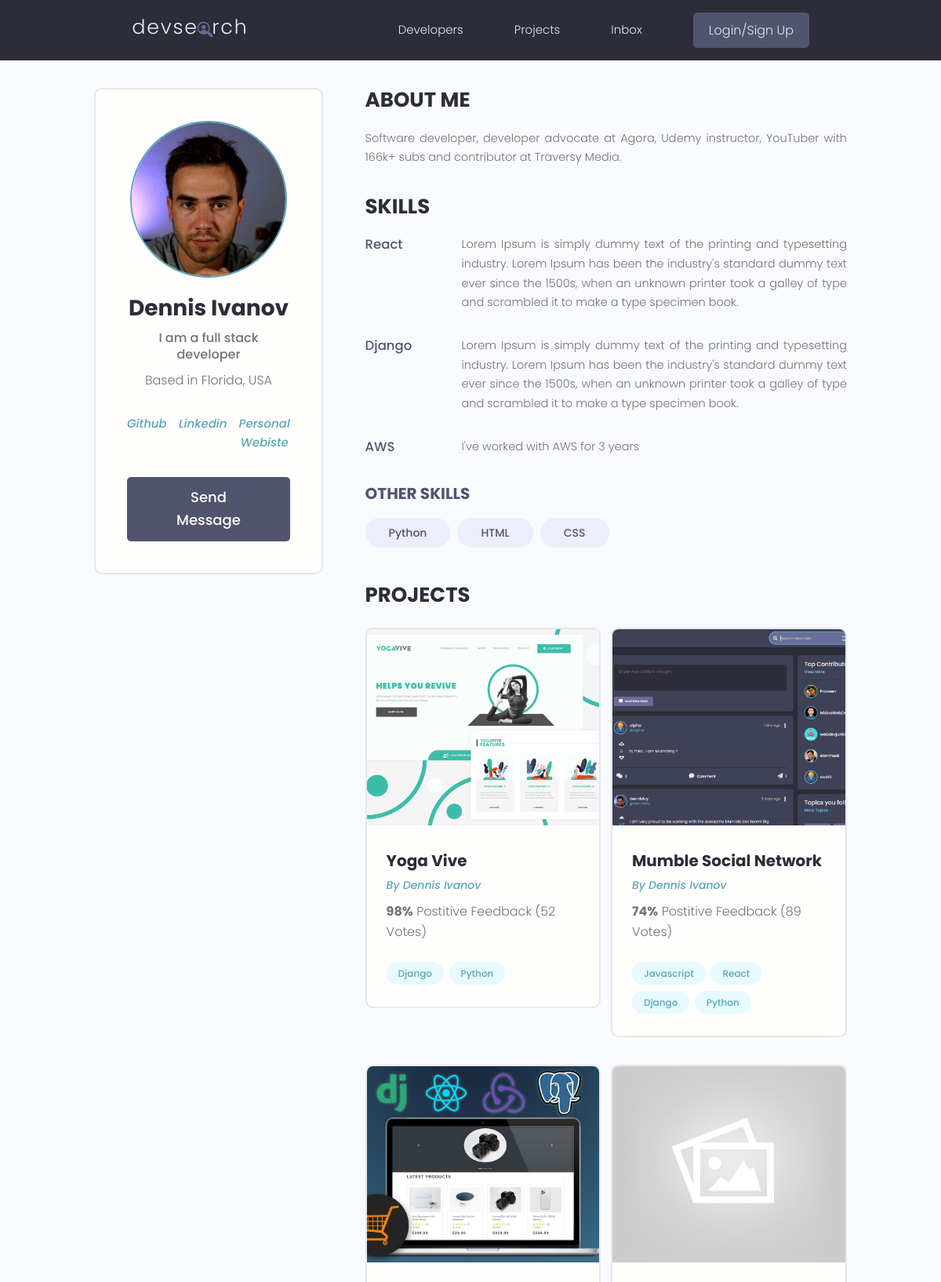
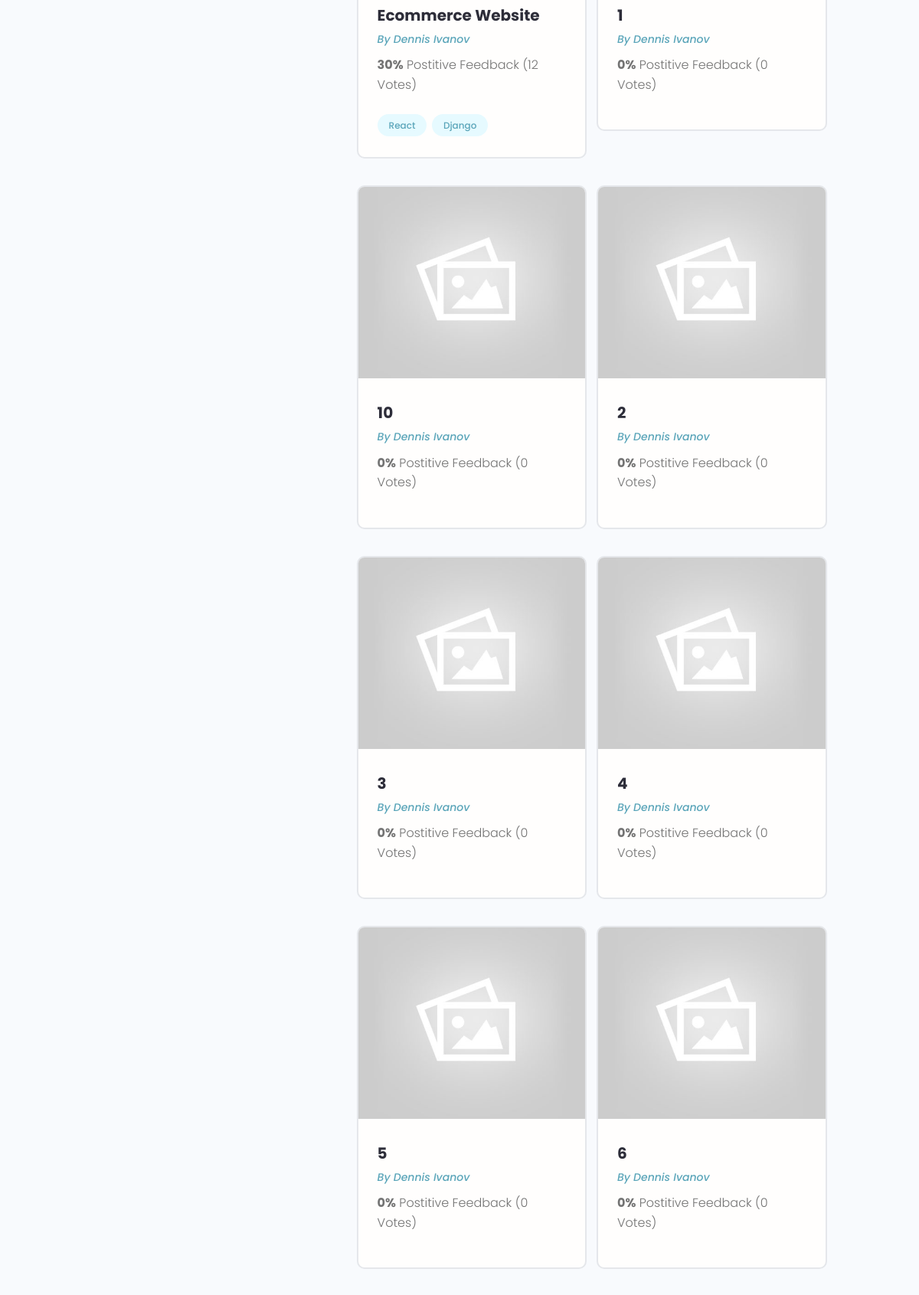
The app's page /profile/e61ba265-0bb4-4461-b2b1-b1befdbc357e/ (upper part) with its own data (2 pictures, top to bottom).
### users/models.py (models this page shows, shortened)
class Profile(models.Model):
    user = models.OneToOneField(User, on_delete=models.CASCADE, null=True, blank=True)
    name = models.CharField(max_length=200, blank=True, null=True)
    email = models.EmailField(max_length=500, blank=True, null=True)
    username = models.CharField(max_length=200, blank=True, null=True)
    location = models.CharField(max_length=200, blank=True, null=True)
    short_intro = models.CharField(max_length=200, blank=True, null=True)
    bio = models.TextField(blank=True, null=True)
    profile_image = models.ImageField(null=True, blank=True, upload_to='profiles/', default="profiles/user-default.png") # upload it to the profiles folder under static
    social_github = models.CharField(max_length=200, blank=True, null=True)
    social_twitter = models.CharField(max_length=200, blank=True, null=True)
    social_linkedin = models.CharField(max_length=200, blank=True, null=True)
    social_youtube= models.CharField(max_length=200, blank=True, null=True)
    social_website = models.CharField(max_length=200, blank=True, null=True)
    created = models.DateTimeField(auto_now_add=True)
    id = models.UUIDField(default=uuid.uuid4, unique=True, primary_key=True, editable=False)

class Skill(models.Model):
    owner = models.ForeignKey(Profile, on_delete=models.CASCADE, null=True, blank=True)
    name = models.CharField(max_length=200, blank=True, null=True)
    description = models.TextField(null=True, blank=True)
    created = models.DateTimeField(auto_now_add=True)
    id = models.UUIDField(default=uuid.uuid4, unique=True, primary_key=True, editable=False)
    def __str__(self): #converts an object method to a string
        return str(self.name)

### projects/models.py (models this page shows, shortened)
class Project(models.Model):
    owner = models.ForeignKey(Profile, null=True, blank=True, on_delete=models.SET_NULL) # one to many
    title = models.CharField(max_length=200)
    description = models.TextField(null=True, blank = True)
    featured_image = models.ImageField(null=True, blank=True, default="default.jpg") # profile picture and default image , also pip install pillow
    demo_link = models.CharField(max_length=2000, null=True, blank=True)
    source_link = models.CharField(max_length=2000, null=True , blank=True)
    tags = models.ManyToManyField('Tag',blank=True) # tag in quotes because the Tag model is below, if its above no need quotes
    vote_total = models.IntegerField(default=0,null=True,blank=True)
    vote_ratio = models.IntegerField(default=0,null=True,blank=True)
    created = models.DateTimeField(auto_now_add=True)
    id = models.UUIDField(default=uuid.uuid4, unique=True, primary_key=True, editable=False)
    class Meta:
        ordering = ['-vote_ratio','-vote_total', 'title'] #high ratio and high total will be sorted first

class Tag(models.Model):
    name = models.CharField(max_length=200)
    created = models.DateTimeField(auto_now_add=True)
    id = models.UUIDField(default=uuid.uuid4, unique=True, primary_key=True, editable=False)
    def __str__(self) :
        return self.name

### users/views.py (the view)
# urls.py: path('profile/<str:pk>/',views.userProfile, name="user-profile"),
def userProfile(request,pk):
    profile = Profile.objects.get(id=pk)
    topSkills = profile.skill_set.exclude(description__exact="") # filters skills with no description
    otherSkills = profile.skill_set.filter(description="") # give skills with empty description
    context={'profile': profile, 'topSkills':topSkills, 'otherSkills':otherSkills}
    return render(request,'users/user-profile.html',context)

### users/templates/users/user-profile.html (shortened to what this page needs)
{% extends 'main.html' %}
{% block content %}
<main class="profile my-md">
    <div class="container">
      <div class="layout">
        <div class="column column--1of3">
          <div class="card text-center">
            <div class="card__body dev">
              <img class="avatar avatar--xl" src="{{ profile.profile_image.url }}" />
              <h2 class="dev__name">{{profile.name}}</h2>
              <p class="dev__title">{{profile.short_intro}}</p>
              <p class="dev__location">Based in {{profile.location}}</p>
              <ul class="dev__social">
                {% if profile.social_github %}
                <li>
                  <a title="Github" href="{{profile.social_github}}" target="_blank"><i class="im im-github">Github</i></a>
                </li>
                {% endif %}
                {% if profile.social_linkedin %}
                <li>
                  <a title="LinkedIn" href="{{profile.social_linkedin}}" target="_blank"><i class="im im-linkedin">Linkedin</i></a>
                </li>
                {% endif %}
                {% if profile.social_website %}
                <li>
                  <a title="Personal Website" href="{{profile.social_website}}" target="_blank"><i class="im im-globe">Personal Webiste</i></a>
                </li>
                {% endif %}
              </ul>
              <a href="#" class="btn btn--sub btn--lg">Send Message </a>
            </div>
          </div>
        </div>
        <div class="column column--2of3">
          <div class="devInfo">
            <h3 class="devInfo__title">About Me</h3>
            <p class="devInfo__about">{{profile.bio}}</p>
          </div>
          <div class="devInfo">
            <h3 class="devInfo__title">Skills</h3>
            <div class="devInfo__skills">
              {% for skill in topSkills %}
              <div class="devSkill">
                <h4 class="devSkill__title">{{skill.name}}</h4>
                <p class="devSkill__info">{{skill.description}}</p>
              </div>
              {% endfor %}
              <h3 class="devInfo__subtitle">Other Skills</h3>
              <div class="devInfo__otherSkills">
                {% for skill in otherSkills %}
                <span class="tag tag--pill tag--sub tag--lg">
                  <small>{{skill}}</small>
                </span>
                {% endfor %}
              </div>
            </div>
          </div>
          <div class="devInfo">
            <h3 class="devInfo__title">Projects</h3>
            <div class="grid grid--two">
              {% for project in profile.project_set.all %}
              <div class="column">
                <div class="card project">
                  <a href="{% url 'project' project.id %}" class="project">
                    <img class="project__thumbnail" src="{{project.featured_image.url}}" alt="project thumbnail" />
                    <div class="card__body">
                      <h3 class="project__title">{{project.title}}</h3>
                      <p><a class="project__author" href="{% url 'user-profile' project.owner.id %}">By {{project.owner.name}}</a></p>
                      <p class="project--rating">
                        <span style="font-weight: bold;">{{project.vote_ratio}}%</span> Postitive
                        Feedback ({{project.vote_total}} Vote{{project.vote_total| pluralize:"s"}})
                      </p>
                      <div class="project__tags">
                        {% for tag in project.tags.all %}
                        <span class="tag tag--pill tag--main">
                          <small>{{tag}}</small>
                        </span>
                        {% endfor %}
                      </div>
                    </div>
                  </a>
                </div>
              </div>
              {% endfor %}
            </div>
          </div>
        </div>
      </div>
    </div>
  </main>
{% endblock content %}

### static/styles/app.css (style rules this page uses)
:root { --color-sub: #2d2d39; }
.btn--sub { background-color: var(--color-sub-light); }
.card { border: 2px solid var(--color-light); }
img { width: 100%; }
.profile .card > .dev { padding: 4rem; }
.dev__name { color: var(--color-sub); font-size: 2.8rem; font-weight: 700; margin-top: 1rem; margin-bottom: 0.5rem; }
.dev__title { font-size: 1.6rem; font-weight: 500; line-height: 1.3; }
.dev__location { margin-top: 1rem; }
.dev__social { margin: 3rem 0; list-style: none; display: flex; justify-content: center; gap: 1.5rem; }
.devInfo { margin-bottom: 3rem; }
.devInfo__title, .devInfo__subtitle { font-size: 2.6rem; color: var(--color-sub); text-transform: uppercase; font-weight: 700; margin-bottom: 1.5rem; }
.devInfo__subtitle { font-size: 2rem; color: var(--color-sub-light); }
.devInfo__about, .devSkill__info { font-size: 1.45rem; line-height: 1.7; text-align: justify; }
.devSkill { margin-bottom: 3rem; }
.devSkill__title { font-size: 1.65rem; font-weight: 500; color: var(--color-sub-light); }
@media screen and (min-width: 700px) { .devSkill { display: flex; justify-content: space-between; gap: 3rem; } }
@media screen and (min-width: 700px) { .devSkill__info { flex-basis: 80%; } }
.project__author { font-size: 1.4rem; font-style: italic; }
.project--rating { margin-bottom: 1.6em; margin-top: .5em; }
.project__thumbnail { height: 25rem; object-fit: cover; object-position: top center; }
.project__title { font-size: 2rem; font-weight: 700; color: var(--color-sub); }

### static/uikit/styles/modules/_variables.css (style rules this page uses)
:root { --color-main: #5aa5b9; --color-main-light: #e6faff; --color-sub: #3f4156; --color-sub-light: #51546e; --color-sub-lighter: #ededfd; --color-text: #737373; --color-gray: #8b8b8b; --color-light: #e5e7eb; --color-light-gray: #767676; --color-bg: #f8fafd; --color-white: #fffefd; --color-white-light: #f3f3f3; --color-success: #359e64; --color-success-bg: #def8e8; --color-error: #fc4b0b; --color-error-bg: #fff2ee; --font-base: 'Poppins', arial, helvetica, 'Segoe UI', roboto, ubuntu, sans-serif; --font-monospace: 'Fira Code', 'Courier New', courier, monospace; --font-regular: 300; --font-medium: 500; --font-bold: 700; --generic-shadow: 1px 1px 5px #00000010; --generic-transition: all 0.3s ease-in-out; }

### static/uikit/styles/modules/_base.css (style rules this page uses)
* { margin: 0; padding: 0; box-sizing: border-box; text-rendering: optimizeLegibility; color: inherit; font-size: inherit; }
html { font-size: 50%; }
@media only screen and (min-width: 480px) { html { font-size: 56.25%; } }
@media only screen and (min-width: 1200px) { html { font-size: 62.5%; } }
body { line-height: 1.6; font-weight: 400; font-size: 1.5rem; color: var(--color-text); background-color: var(--color-bg); min-height: 100vh; }

### static/uikit/styles/modules/_typography.css (style rules this page uses)
* { font-family: var(--font-base); }
h2 { font-size: 3.6rem; font-weight: var(--font-bold); }
h3 { font-size: 3.2rem; font-weight: var(--font-medium); }
h4 { font-size: 2.8rem; font-weight: var(--font-medium); }
p, span, strong { font-size: 1.6rem; color: var(--color-text); font-weight: var(--font-regular); }
a { padding-bottom: 2px; text-decoration: none; display: inline-block; color: var(--color-main); font-weight: var(--font-medium); }

### static/uikit/styles/modules/_utilities.css (style rules this page uses)
.container { width: 92%; max-width: 165rem; margin: 0 auto; box-sizing: border-box; }
@media screen and (min-width: 1000px) { .container { width: 90%; } }
@media screen and (min-width: 1200px) { .container { width: 80%; } }
.text-center { text-align: center; }
.my-md { margin: 3rem auto; }

### static/uikit/styles/modules/_avatar.css (style rules this page uses)
.avatar { border-radius: 50%; border: 2px solid var(--color-main); object-fit: cover; }
.avatar--xl { height: 20rem; width: 20rem; }

### static/uikit/styles/modules/_button.css (style rules this page uses)
.btn { display: inline-block; position: relative; cursor: pointer; background-color: var(--color-light); font-weight: var(--font-medium); color: var(--color-sub); text-decoration: none; padding: 1rem 2rem; border-radius: 0.5rem; border: none; width: -webkit-fit-content; width: -moz-fit-content; width: fit-content; height: -webkit-fit-content; height: -moz-fit-content; height: fit-content; font-size: 1.6rem; outline-width: 0; outline-color: transparent; -webkit-backface-visibility: hidden; backface-visibility: hidden; transition: all 0.3s ease-in-out; }
.btn--sub { background-color: var(--color-sub); color: var(--color-white); }
.btn--lg { font-size: 1.8rem; padding: 1.2rem 4.5rem; }

### static/uikit/styles/modules/_card.css (style rules this page uses)
.card { border-radius: 1rem; background-color: var(--color-white); border: 1.5px solid var(--color-light); width: auto; height: auto; margin-top: 0.5rem; margin-bottom: 0.5rem; overflow: hidden; }
.card__body, .card__header { padding: 2rem 2.5rem; }

### records on screen
Profile: profile_image (picture), name "Dennis Ivanov", short_intro "I am a full stack developer", location "Florida, USA", bio "Software developer, developer advocate at Agora, Udemy instructor, YouTuber with 166k+ subs and contributor at Traversy Media."
Skill: name "React", description "Lorem Ipsum is simply dummy text of the printing and typesetting industry. Lorem Ipsum has been the industry's standard dummy text ever since the 1500s, when an unknown printer took a galley of type and scrambled it to make a type specimen book."
Skill: name "Django", description "Lorem Ipsum is simply dummy text of the printing and typesetting industry. Lorem Ipsum has been the industry's standard dummy text ever since the 1500s, when an unknown printer took a galley of type and scrambled it to make a type specimen book."
Skill: name "AWS", description "I've worked with AWS for 3 years"
Skill: name "Python"
Skill: name "HTML"
Skill: name "CSS"
Project: featured_image (picture), title "Yoga Vive", owner.name "Dennis Ivanov", vote_ratio "98", vote_total "52", vote_total|pluralize "s"
Tag: name "Django"
Tag: name "Python"
Project: featured_image (picture), title "Mumble Social Network", owner.name "Dennis Ivanov", vote_ratio "74", vote_total "89", vote_total|pluralize "s"
Tag: name "Javascript"
Tag: name "React"
Project: featured_image (picture), title "Ecommerce Website", owner.name "Dennis Ivanov", vote_ratio "30", vote_total "12", vote_total|pluralize "s"
Project: featured_image (placeholder picture), title "1", owner.name "Dennis Ivanov", vote_ratio "0", vote_total "0", vote_total|pluralize "s"
Project: featured_image (placeholder picture), title "10", owner.name "Dennis Ivanov", vote_ratio "0", vote_total "0", vote_total|pluralize "s"
Project: featured_image (placeholder picture), title "2", owner.name "Dennis Ivanov", vote_ratio "0", vote_total "0", vote_total|pluralize "s"
Project: featured_image (placeholder picture), title "3", owner.name "Dennis Ivanov", vote_ratio "0", vote_total "0", vote_total|pluralize "s"
Project: featured_image (placeholder picture), title "4", owner.name "Dennis Ivanov", vote_ratio "0", vote_total "0", vote_total|pluralize "s"
Project: featured_image (placeholder picture), title "5", owner.name "Dennis Ivanov", vote_ratio "0", vote_total "0", vote_total|pluralize "s"
Project: featured_image (placeholder picture), title "6", owner.name "Dennis Ivanov", vote_ratio "0", vote_total "0", vote_total|pluralize "s"
